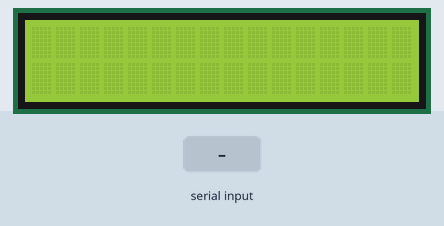
Bench run of a sketch on a simulated Arduino Uno, built with avr-gcc and run on an emulated ATmega328P. On the bench: 16×2 character LCD. The inputs (shaded band) are chosen by the test bench. What the sketch prints to the serial monitor is not drawn.

Above: at 1.2 s.
1.3 s: "1" received over Serial
At 2.3 s:
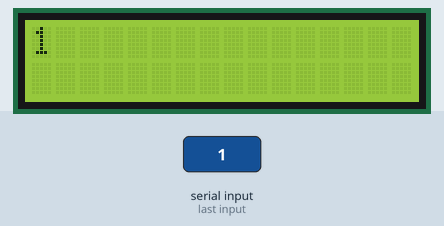
2.8 s: "0" received over Serial
At 3.5 s:
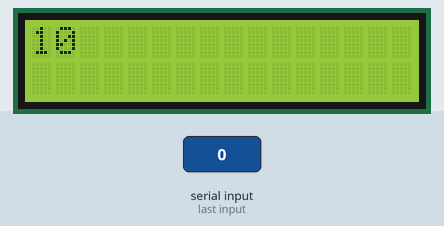
4.3 s: "2" received over Serial
At 4.6 s:
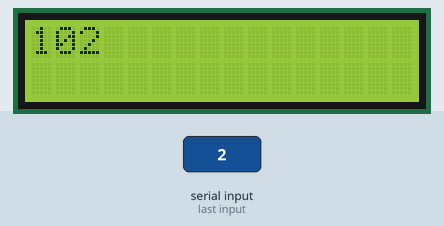
Timing chart, 0 to 7.3 s (numbered marks = the images above; inputs shaded):
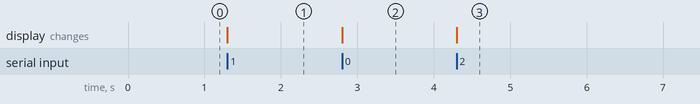

The sketch:

Question1.ino
```cpp
#include <LiquidCrystal.h>

const int rs = 12;
const int en = 11;
const int d4 = 5;
const int d5 = 4;
const int d6 = 3;
const int d7 = 2;

// initialize the library with the numbers of the interface pins
LiquidCrystal lcd(rs, en, d4, d5, d6, d7);


  void setup() {
    lcd.begin(16, 2);
    Serial.begin(9600);
    Serial.println("hello");

  }

  void loop() {
    if(Serial.available() > 0 ){
    lcd.write(Serial.read());
    }
  }
```

Measured:
- after the input at 1.3 s, the display: changes at once (image 1)
- after the input at 2.8 s, the display: changes at once (image 2)
- after the input at 4.3 s, the display: changes at once (image 3)
